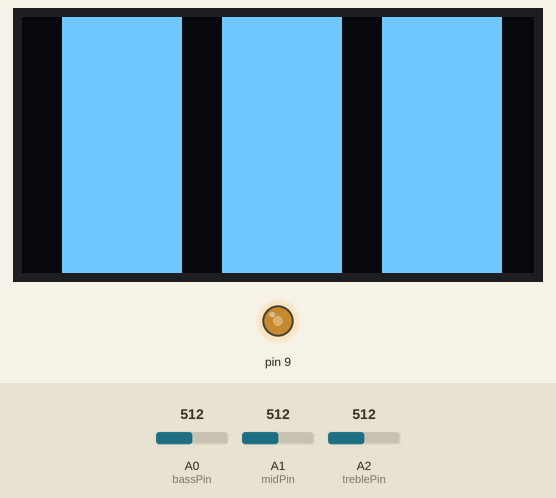
Recording of a program running on a simulated Arduino Uno, built with avr-gcc and run on an emulated ATmega328P. On the bench: 128×64 one-colour display, output pins drawn as LEDs (lit = HIGH). The test bench sets the inputs (shaded band); at power-on: A2 (treblePin) = 512, A0 (bassPin) = 512, A1 (midPin) = 512. What the program prints to the serial monitor is not drawn.

Above: at 8.16 s.
8.9 s: A2 (treblePin) set to 467
At 9.47 s:
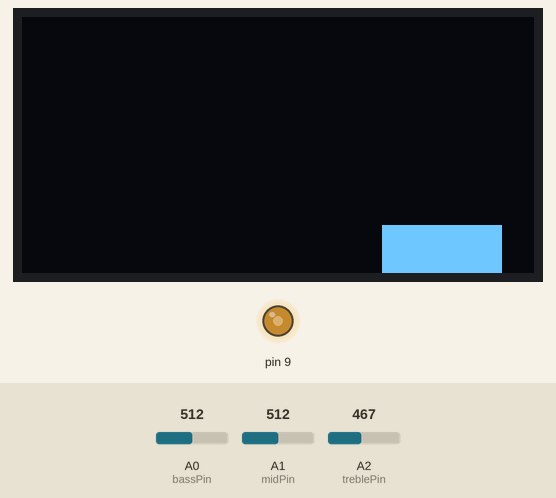
11.1 s: A2 (treblePin) set to 436
At 11.7 s:
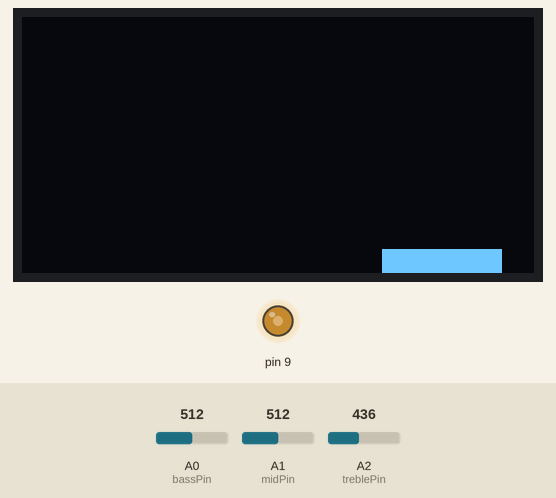
13.3 s: A0 (bassPin) set to 716
At 13.9 s:
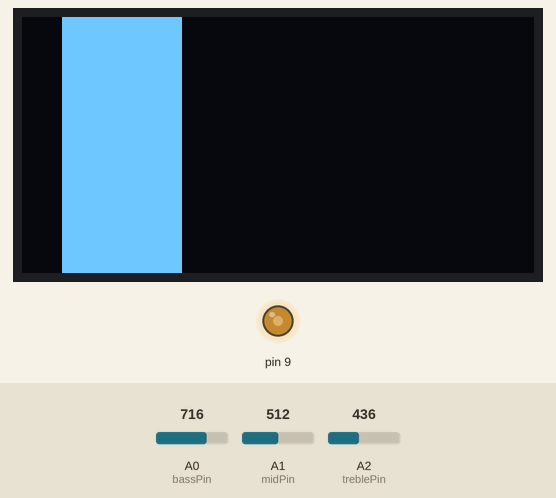
15.5 s: A1 (midPin) set to 716
At 16.11 s:
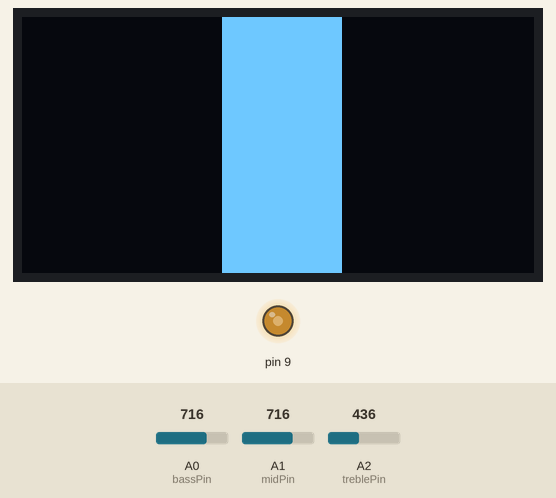
17.7 s: A2 (treblePin) set to 511
At 18.38 s:
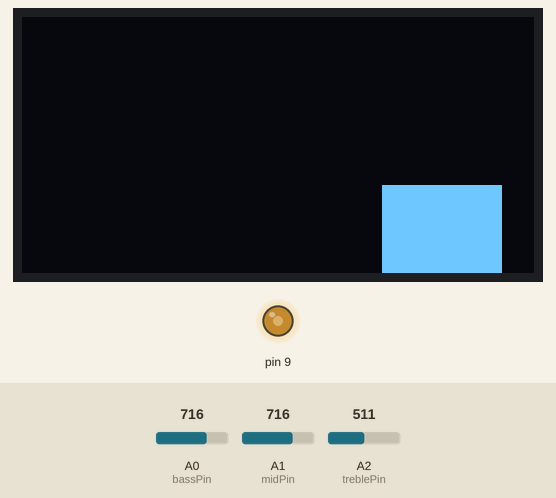
20.0 s: A0 (bassPin) set to 900
At 20.67 s:
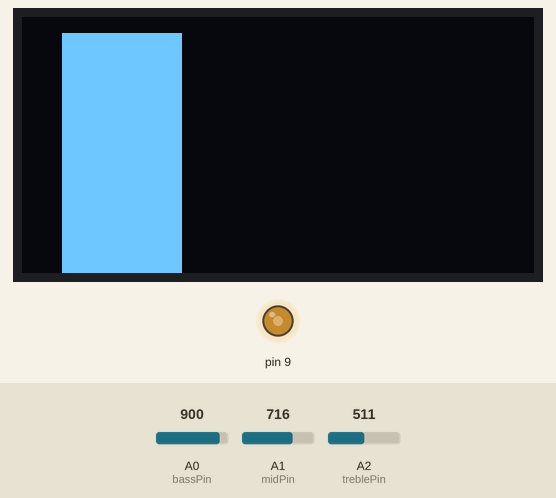
Timing chart, 0 to 23.0 s (numbered marks = the images above; inputs shaded):
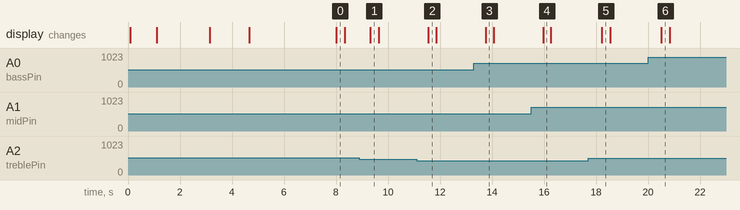

Measured:
- after the input at 8.9 s, the display: changes after 0.41 s (image 1)
- after the input at 11.1 s, the display: changes after 0.45 s (image 2)
- after the input at 13.3 s, the display: changes after 0.46 s (image 3)
- after the input at 15.5 s, the display: changes after 0.46 s (image 4)
- after the input at 17.7 s, the display: changes after 0.52 s (image 5)
- after the input at 20.0 s, the display: changes after 0.52 s (image 6)

The program:

main.cpp
```cpp
#include <Adafruit_GFX.h>
#include <Adafruit_SSD1306.h>
#include <Wire.h>

#define SCREEN_WIDTH 128
#define SCREEN_HEIGHT 64
#define OLED_RESET -1
#define ADC_MAX (1023)
#define VOLT_TO_ADC (1023.0/5.0)
#define SAMPLE_PEAK 1
#define ADJUSTED_ADC_MAX (ADC_MAX*SAMPLE_PEAK/5)
#define SPS (10000)  //the screen should update 24 times per second and it will update after all samples have been taken
#define DEBUG 1
#define MEAURED_ADC_MAX 1023
#define SAMPLE_SIZE 50


Adafruit_SSD1306 display(SCREEN_WIDTH, SCREEN_HEIGHT, &Wire, OLED_RESET);

const int bassPin = A0;
const int midPin = A1;
const int treblePin = A2;

const int maxBarHeight = 60; // Maximum height for bars on OLED
const int barWidth = 30;     // Width for each bar
const int samplingInterval = (1/SPS)*1000; // Sampling interval in milliseconds


//measurment variables
uint8_t bassAmplitude = 0, midAmplitude = 0, trebleAmplitude = 0;
uint8_t smoothedBass = 0, smoothedMid = 0, smoothedTreble = 0;
uint8_t mean = 0, maxVal = 0, minVal;
float alpha = 0.2; // Smoothing factor
uint8_t bassBuffer[SAMPLE_SIZE] = {0};
uint8_t midBuffer[SAMPLE_SIZE] = {0};
uint8_t trebleBuffer[SAMPLE_SIZE] = {0};
uint8_t sampleIndex = 0;

unsigned long previousMillis = 0;
uint8_t printCounter = 0;

void takeSample();
void updateDisplay();
uint8_t calculateAmplitude(uint8_t *buffer);
void displayx(char x);

int freeMemory() {
  extern int __heap_start, *__brkval;
  int v;
  return (int) &v - (__brkval == 0 ? (int) &__heap_start : (int) __brkval);
}

void setup() {
  Serial.begin(9600);
  Serial.print("Free Memory: ");
  Serial.println(freeMemory());
  while(!display.begin(SSD1306_SWITCHCAPVCC, 0x3c)){
    Serial.println(F("OLED allocation failed"));
  }
  display.clearDisplay();


  //welcome screen
  display.display();

  display.setCursor(4,1);
  display.setTextSize(2);
  display.setTextColor(SSD1306_WHITE);
  display.print("Home Audio System\n");
  display.display();
  delay(1000);
  display.setTextSize(1);
  display.print("\n      ECE:2804");
  display.display();
  delay(2000);

  display.clearDisplay();

  display.setCursor(1,33);
  display.setTextSize(2);
  display.print("createdy\nby:");
  display.display();
  delay(1500);

  display.clearDisplay();

  display.setCursor(25, 16);
  display.setTextSize(1);
  display.print(" Parker Adams\n             &\n      JJ Feeney");
  display.display();
  delay(3000);
  display.clearDisplay();
  //end welcome screen


  //PWM code
  // Set pin 9 (OC1A) as output
  pinMode(9, OUTPUT);

  // Reset Timer1 control registers
  TCCR1A = 0;
  TCCR1B = 0;

  // Set Timer1 to Fast PWM mode with ICR1 as the TOP value
  // Non-inverted PWM on OC1A (pin 9)
  TCCR1A = (1 << COM1A1) | (1 << WGM11);

  // Set prescaler to 1 (no prescaling) and WGM13:WGM12 to Fast PWM mode with ICR1 as TOP
  TCCR1B = (1 << WGM13) | (1 << WGM12) | (0 << CS12) | (0 << CS11) | (1 << CS10);

  // Set TOP value for 90 kHz frequency
  ICR1 = 177;

  // Set the duty cycle to 50% (OCR1A = ICR1 / 2)
  OCR1A = 88;


}

void loop() {
  unsigned long currentMillis = millis();
  if (currentMillis - previousMillis >= samplingInterval) {
    previousMillis = currentMillis;
    takeSample();
    printCounter++;
  }
  if(sampleIndex == 0){
    updateDisplay();
  }
}


void takeSample(){
  // Read peak values from each frequency band (simulate or real-time values)
  bassBuffer[sampleIndex] = map(analogRead(bassPin), 0, 1023, 0, 225);
  midBuffer[sampleIndex] = map(analogRead(midPin), 0, 1023, 0, 225);
  trebleBuffer[sampleIndex] = map(analogRead(treblePin), 0, 1023, 0, 225);

  //circluar increment
  sampleIndex = (sampleIndex + 1) % SAMPLE_SIZE;

  //get amplitude
  bassAmplitude = calculateAmplitude(bassBuffer);
  midAmplitude = calculateAmplitude(midBuffer);
  trebleAmplitude = calculateAmplitude(trebleBuffer);

  // Scale the ADC value (0 to 1023) to a height on the OLED
  int bassHeight = map(bassAmplitude, 0, 15, 0, maxBarHeight);
  int midHeight = map(midAmplitude, 0, 15, 0, maxBarHeight);
  int trebleHeight =map(trebleAmplitude, 0, 15, 0, maxBarHeight);

  // Smooth transitions using exponential smoothing
  smoothedBass = alpha * bassHeight + (1 - alpha) * smoothedBass;
  smoothedMid = alpha * midHeight + (1 - alpha) * smoothedMid;
  smoothedTreble = alpha * trebleHeight + (1 - alpha) * smoothedTreble;
  //  changed the debug define to 1 to print
  if(DEBUG && printCounter >= 50 && 0){
    printCounter = 0;

    // Serial.print("bassBuffer: ");
    // for (int i = 0; i < SAMPLE_SIZE; i++) {
    //   Serial.print(bassBuffer[i]);
    //   Serial.print(", ");
    // }
    // Serial.println();

    Serial.print("bassPeak: ");
    Serial.println(bassAmplitude);

    Serial.print("bassHeight: ");
    Serial.println(bassHeight);

    Serial.print("smoothedBass: ");
    Serial.println(smoothedBass);
    Serial.println();
  }
}


void updateDisplay(){
  display.clearDisplay();
  if(DEBUG && printCounter >= 50 && 0){
    printCounter = 0;

    Serial.println("display");
    Serial.print("SCREEN_HEIGHT - smoothedBass: ");
    Serial.println(SCREEN_HEIGHT - smoothedBass);

    Serial.print("smoothedBass: ");
    Serial.println(smoothedBass);
  }

  if(DEBUG){
    Serial.print("Buffer: ");
    for (int i = 0; i < SAMPLE_SIZE; i++) {
      Serial.print(trebleBuffer[i]);
      Serial.print(", ");
    }
    Serial.println();

    Serial.print("treblePeak: ");
    Serial.println(trebleAmplitude);

    Serial.print("smoothedtreble: ");
    Serial.println(smoothedTreble);
    Serial.println();
  }


  display.fillRect(10, SCREEN_HEIGHT - smoothedBass, barWidth, smoothedBass, SSD1306_WHITE);
  display.fillRect(50, SCREEN_HEIGHT - smoothedMid, barWidth, smoothedMid, SSD1306_WHITE);
  display.fillRect(90, SCREEN_HEIGHT - smoothedTreble, barWidth, smoothedTreble, SSD1306_WHITE);

  display.display();
}

uint8_t calculateAmplitude(uint8_t *buffer) {
  //Calculate the DC offset
  long sum = 0;
  for (int i = 0; i < SAMPLE_SIZE; i++) {
    sum += buffer[i];
  }
  mean = sum / SAMPLE_SIZE;

  // Calculate peak-to-peak
  maxVal = 0, minVal = ADC_MAX;
  for (int i = 0; i < SAMPLE_SIZE; i++) {
    if (buffer[i] > maxVal) maxVal = buffer[i];
    if (buffer[i] < minVal) minVal = buffer[i];
  }
  return (maxVal - minVal) / 2; // Return half peak-to-peak as amplitude
}


void displayx(char x){
  display.clearDisplay();             // Clear the buffer
  display.setTextSize(2);             // Set text size to 2 for larger text
  display.setTextColor(SSD1306_WHITE);// Set text color to white
  display.setCursor(0, 0);            // Set cursor position at top-left corner
  display.print(x);             // Print "Hello" on the display
  display.display();                  // Display the text
}


// // test
// #include <Adafruit_GFX.h>
// #include <Adafruit_SSD1306.h>

// #define SCREEN_WIDTH 128
// #define SCREEN_HEIGHT 64
// #define OLED_RESET -1
// Adafruit_SSD1306 display(SCREEN_WIDTH, SCREEN_HEIGHT, &Wire, OLED_RESET);

// void setup() {
//   // Initialize the OLED display
//   if (!display.begin(SSD1306_SWITCHCAPVCC, 0x3C)) { // 0x3C is the I2C address for most OLEDs
//     Serial.println(F("OLED allocation failed"));
//     for (;;); // Stop if the display cannot be initialized
//   }

//   display.clearDisplay();             // Clear the buffer
//   display.setTextSize(2);             // Set text size to 2 for larger text
//   display.setTextColor(SSD1306_WHITE);// Set text color to white
//   display.setCursor(0, 0);            // Set cursor position at top-left corner
//   display.print("Hello");             // Print "Hello" on the display
//   display.display();                  // Display the text
// }

// void loop() {
//   // Nothing needed here for static display
// }
```
